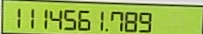
#> input picture roi.png, 203 x 34 px
$ python -i roi_extraction.py   (imports and definitions only)   (older library calls are emulated)
#> lines starting #> are read from the running program, lines starting #| are printed output that depends on the picture; after the words box and inside, x2 and y2 are one past the last pixel; in counts of white or black regions, pixels touching at a corner belong together
#> further down, picture is the input picture: shape (34, 203, 3); mean B, G, R 77.8, 184.5, 156.1
### imageprocessing/contours_functions.py
import cv2
import numpy as np
import math

# https://code.google.com/p/pythonxy/source/browse/src/python/OpenCV/DOC/samples/python2/squares.py?spec=svn.xy-27.cd6bf12fae7ae496d581794b32fd9ac75b4eb366&repo=xy-27&r=cd6bf12fae7ae496d581794b32fd9ac75b4eb366
def angle_cos(p0, p1, p2):
		d1, d2 = (p0-p1).astype('float'), (p2-p1).astype('float')
		return abs( np.dot(d1, d2) / np.sqrt( np.dot(d1, d1)*np.dot(d2, d2) ) )

# ranking of shapes
def rank(square, img):
	width = img.shape[0]
	height = img.shape[1]
	formatted = np.array([[s] for s in square], np.int32)
	x,y,wid,hei = cv2.boundingRect(formatted)
	max_distance_from_center = math.sqrt(((width / 2))**2 + ((height / 2))**2)
	distance_from_center = math.sqrt(((x + wid / 2) - (width / 2))**2 + ((y + hei / 2) - (height / 2))**2)

	height_above_horizontal = (height / 2) - y if y + hei > height / 2 else hei
	width_left_vertical = (width / 2) - x if x + wid > width / 2 else wid
	horizontal_score = abs(float(height_above_horizontal) / hei - 0.5) * 2
	vertical_score = abs(float(width_left_vertical) / wid - 0.5) * 2

	if cv2.contourArea(formatted) / (width * height) > 0.98:
		return 5 # max rank possible otherwise - penalize boxes that are the whole image heavily
	else:
		bounding_box = np.array([[[x,y]], [[x,y+hei]], [[x+wid,y+hei]], [[x+wid,y]]], dtype = np.int32)
		# every separate line in this addition has a max of 1
		return (distance_from_center / max_distance_from_center +
			cv2.contourArea(formatted) / cv2.contourArea(bounding_box) +
			cv2.contourArea(formatted) / (width * height) +
			horizontal_score +
			vertical_score)

# visual alternative to drawing lines
# [6 lines left out: function mask_image, not called in this run]

### imageprocessing/roi_extraction.py
#!/usr/bin/env python3
# -*- coding: utf-8 -*-
"""
Created on Mon Dec 18 11:27:48 2017

@author: ruhshan
"""


from imageprocessing.pyimagesearch.shapedetector import ShapeDetector
import argparse
import imutils
import cv2
import numpy as np
from matplotlib import pyplot as plt
#from .convenience_plotting_functions import dd, ss
from .contours_functions import angle_cos, rank, mask_image

area=1
# [4 lines of commented-out code are left out]
def crop_minAreaRect(img, rect):
    """
    Crops a given rectangular portion from image and tries to fix angular deviation

    Parameters
    -----------
    img:    ndarray
            Image array
    rect:   ndarray
            rectangle generated from minAreaRect function

    Returns
    ----------
    img_cropped:    ndarray
                    croped and rotated roi
    """
    angle = rect[2]

    rows,cols = img.shape[0], img.shape[1]
    M = cv2.getRotationMatrix2D((cols/2,rows/2),angle,1)
    img_rotated = cv2.warpAffine(img,M,(cols,rows))

    # rotate bounding box
    rect0 = (rect[0], rect[1], 0.0)
    box = cv2.boxPoints(rect)


    pts = np.int0(cv2.transform(np.array([box]), M))[0]
    pts[pts < 0] = 0

    # crop
    img_cropped = img_rotated[pts[1][1]:pts[0][1],
                       pts[1][0]:pts[2][0]]

    return img_cropped
# [106 lines left out: functions crop_minAreaRect2, get_perspective_transformed, fix_orientation, match_loc, rm_logo, not called in this run]


def extract_roi_2(img):
    #img = cv2.imread('received.png',)
    img = cv2.resize(img, (300,100))
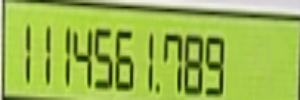
#> img: shape (100, 300, 3); mean of channels 0, 1, 2 77.7, 184.3, 156; drawn as B, G, R
    img_copy = img.copy()[:,:,::-1] # color channel plotting mess http://stackoverflow.com/a/15074748/2256243
    height = img.shape[0]
#> height = 100
    width = img.shape[1]
#> width = 300

    kernel = cv2.getStructuringElement(cv2.MORPH_RECT, (3,3)) # matrix of ones

    squares = []
    all_contours = []

    for gray in cv2.split(img):
        dilated = cv2.dilate(src = gray, kernel = kernel, anchor = (-1,-1))

        blured = cv2.medianBlur(dilated, 7)

        # Shrinking followed by expanding can be used for removing isolated noise pixels
        # another way to think of it is "enlarging the background"
        # http://www.cs.umb.edu/~marc/cs675/cvs09-12.pdf
        small = cv2.pyrDown(blured, dstsize = (int(width / 2), int(height / 2)))
        oversized = cv2.pyrUp(small, dstsize = (width, height))

        # after seeing utility of later thresholds (non 0 threshold results)
        # try instead to loop through and change thresholds in the canny filter
        # also might be interesting to store the contours in different arrays for display to color them according
        # to the channel that they came from
        for thrs in range(0, 255, 26):
            if thrs == 0:
                edges = cv2.Canny(oversized, threshold1 = 0, threshold2 = 50, apertureSize = 3)
                next = cv2.dilate(src = edges, kernel = kernel, anchor = (-1,-1))
            else:
                retval, next = cv2.threshold(gray, thrs, 255, cv2.THRESH_BINARY)

            contours = cv2.findContours(next, mode = cv2.RETR_LIST, method = cv2.CHAIN_APPROX_SIMPLE)
            contours = contours[0] if imutils.is_cv2() else contours[1]
            # how are the contours sorted? outwards to inwards? would be interesting to do a PVE
            # sort of thing where the contours within a contour (and maybe see an elbow plot of some sort)
            for cnt in contours:
                all_contours.append(cnt)
                cnt_len = cv2.arcLength(cnt, True)
                cnt = cv2.approxPolyDP(cnt, 0.02*cnt_len, True)
                if len(cnt) == 4 and cv2.contourArea(cnt) > 1000 and cv2.isContourConvex(cnt):
                    cnt = cnt.reshape(-1, 2)
                    max_cos = np.max([angle_cos( cnt[i], cnt[(i+1) % 4], cnt[(i+2) % 4] ) for i in range(4)])
                    if max_cos < 0.1:
                        squares.append(cnt)
#> this loop made 3 passes
#> pass 1, in extract_roi_2, `blured = cv2.medianBlur(dilated, 7)`:
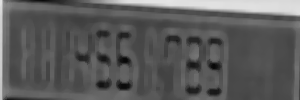
#> blured: shape (100, 300); min 8, max 229, mean 91.2
#> after the loop:
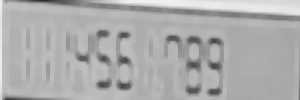
#> blured: shape (100, 300); min 41, max 241, mean 173
#> after the loop:
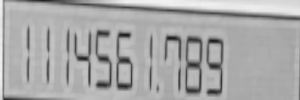
#> dilated: shape (100, 300); min 27, max 241, mean 169
#> after the loop:
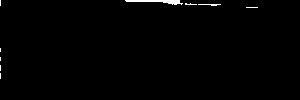
#> next: shape (100, 300); 0.76% white; 9 white regions (7 under 20 px)
#> after the loop, all_contours = 735 contours, 220 with area under 20; largest, box (x1, y1, x2, y2) and area: (0, 0, 300, 100) 29601, (0, 0, 300, 100) 29601, (0, 0, 300, 100) 29577, (0, 0, 300, 100) 29542, (0, 0, 300, 100) 29494; cnt = [[0, 0], [0, 5]]; max_cos = 0.0724; squares = 13 items

    sorted_squares = sorted(squares, key=lambda square: rank(square, img))
#> in rank, `width = img.shape[0]`: width = 100
#> in rank, `max_distance_from_center = math.sqrt(((width / 2))**2 + ((height / 2))..`: max_distance_from_center = 158.1
#> in rank, `distance_from_center = math.sqrt(((x + wid / 2) - (width / 2))**2 + ((..`: distance_from_center = 141.4
#> in rank, `width_left_vertical = (width / 2) - x if x + wid > width / 2 else wid`: width_left_vertical = 50
#> in rank, `vertical_score = abs(float(width_left_vertical) / wid - 0.5) * 2`: vertical_score = 0.667
#> sorted_squares = 13 items

    rect = cv2.minAreaRect(sorted_squares[0])
#> rect = ((151, 51.5), (89.97, 293.6), -89.02)
    #print('$$$$$$$$$$$$$$$$$\n',rect)
    img_croped = crop_minAreaRect(img_copy, rect)
#> in crop_minAreaRect, `angle = rect[2]`: angle = -89.02
#> in crop_minAreaRect, `M = cv2.getRotationMatrix2D((cols/2,rows/2),angle,1)`: M = [[0.0172, -1, 197.4], [1, 0.0172, -100.8]]
#> in crop_minAreaRect, `img_rotated = cv2.warpAffine(img,M,(cols,rows))`:
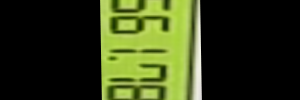
#> img_rotated: shape (100, 300, 3); mean of channels 0, 1, 2 49.5, 58.5, 24; drawn as R, G, B
#> in crop_minAreaRect, `rect0 = (rect[0], rect[1], 0.0)`: rect0 = ((151, 51.5), (89.97, 293.6), 0)
#> in crop_minAreaRect, `box = cv2.boxPoints(rect)`: box = [[297, 99], [3.45, 93.96], [5, 4], [298.5, 9.04]]
#> in crop_minAreaRect, `pts = np.int0(cv2.transform(np.array([box]), M))[0]`: pts = [[103, 197], [103, -95], [193, -95], [193, 197]]
#> in crop_minAreaRect, `img_cropped = img_rotated[pts[1][1]:pts[0][1], pts[1][0]:pts[2][0]]`:
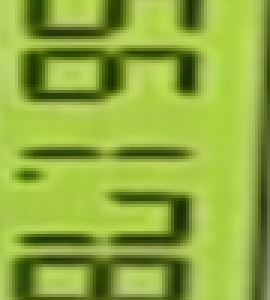
#> img_cropped: shape (100, 90, 3) (shown 3 times larger); mean of channels 0, 1, 2 144.6, 173.3, 63.6; drawn as R, G, B

    cv2.imwrite('croped.png', img_croped)
    #img_croped = fix_orientation(img_croped)
    print("CRP")
    #cv2.imwrite('croped', img_croped)
    #roi = rm_logo(img_croped)
    #cv2.imwrite('fixed.png', img_croped)
    return img_croped
    # cv2.imshow('c', img_croped)
    # cv2.waitKey(0)
    # cv2.destroyAllWindows()

>>> import cv2
>>> picture = cv2.imread('../roi.png')
>>> result = extract_roi_2(picture)
